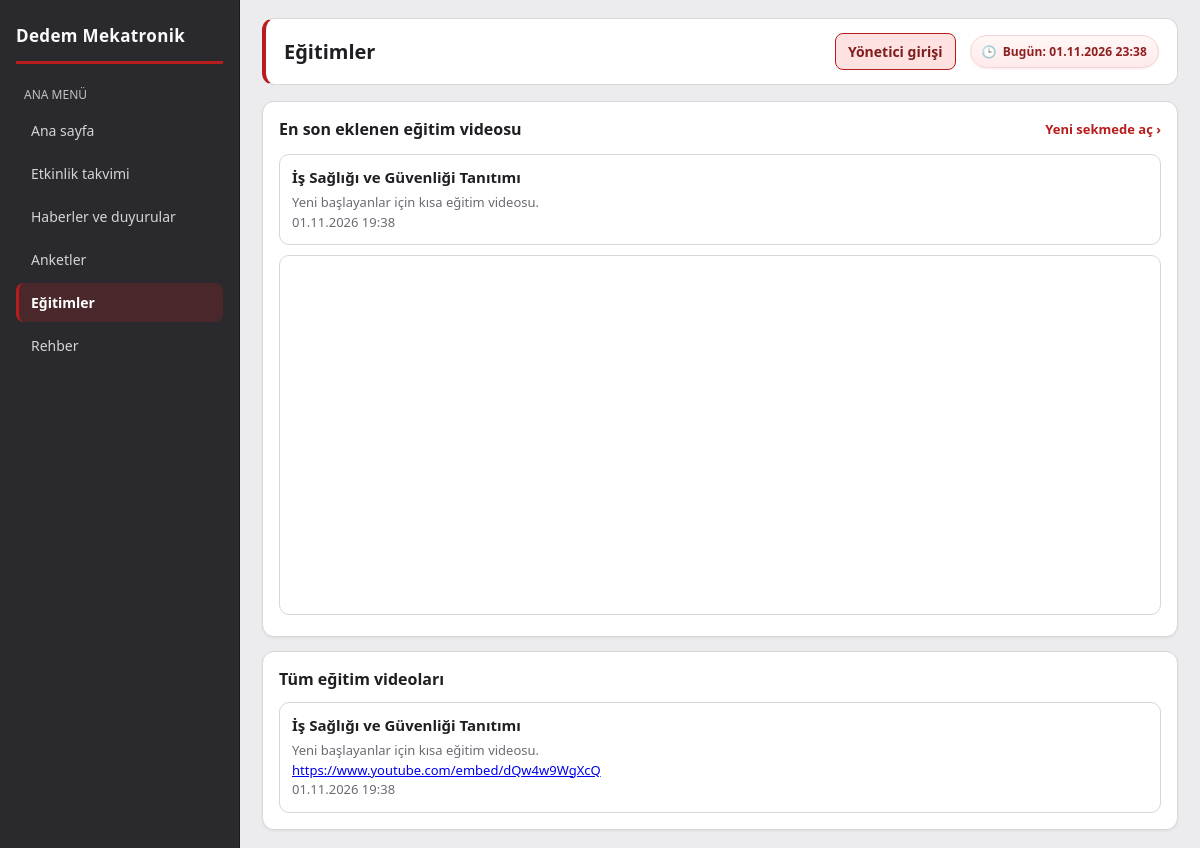
/trainings.php, run on the app's committed database.
### tables this page shows
CREATE TABLE IF NOT EXISTS training_videos (
    id INT AUTO_INCREMENT PRIMARY KEY,
    title VARCHAR(180) NOT NULL,
    video_url TEXT NOT NULL,
    details TEXT NULL,
    created_at DATETIME NOT NULL DEFAULT CURRENT_TIMESTAMP
);

### includes/repository.php (called while the page is built, shortened)
<?php
function ensureEngagementTables(PDO $pdo): void
{
    static $isReady = false;
    if ($isReady) {
        return;
    }
    $isReady = true;
}
function getLatestTrainingVideo(PDO $pdo): array
{
    $stmt = $pdo->query('
        SELECT id, title, video_url, details, created_at
        FROM training_videos
        ORDER BY id DESC
        LIMIT 1
    ');
    $row = $stmt->fetch();
    return $row ?: [];
}
function getTrainingVideosAdmin(PDO $pdo, int $limit = 20): array
{
    $stmt = $pdo->prepare('
        SELECT id, title, video_url, details, created_at
        FROM training_videos
        ORDER BY created_at DESC, id DESC
        LIMIT :limit
    ');
    $stmt->bindValue(':limit', $limit, PDO::PARAM_INT);
    $stmt->execute();
    return $stmt->fetchAll();
}

### includes/bootstrap.php (called while the page is built, shortened)
<?php
$dbConfig = require __DIR__ . '/../config/database.php';
$dsn = sprintf(
    'mysql:host=%s;port=%d;dbname=%s;charset=%s',
    $dbConfig['host'],
    $dbConfig['port'],
    $dbConfig['dbname'],
    $dbConfig['charset']
);
try {
    $pdo = new PDO($dsn, $dbConfig['username'], $dbConfig['password'], [
        PDO::ATTR_ERRMODE => PDO::ERRMODE_EXCEPTION,
        PDO::ATTR_DEFAULT_FETCH_MODE => PDO::FETCH_ASSOC,
    ]);
    $pdo->exec('SET NAMES utf8mb4 COLLATE utf8mb4_unicode_ci');
    try {
        require_once __DIR__ . '/repository.php';
        require_once __DIR__ . '/training_video.php';
    } catch (Throwable $e) {
    }
} catch (PDOException $exception) {
    http_response_code(500);
    echo 'Veritabanı bağlantısı kurulamadı. Lütfen config/database.php ayarlarını kontrol edin.';
    exit;
}
function e(string $value): string
{
    return htmlspecialchars($value, ENT_QUOTES, 'UTF-8');
}

### trainings.php (the view, shortened to what this page needs)
<?php
require_once __DIR__ . '/includes/bootstrap.php';
require_once __DIR__ . '/includes/layout.php';
require_once __DIR__ . '/includes/repository.php';
$latestTraining = getLatestTrainingVideo($pdo);
$videos = getTrainingVideosAdmin($pdo, 50);
renderLayout('Eğitimler', 'trainings', function () use ($latestTraining, $videos, $isAdmin, $message, $editTraining): void {
    ?>
    <section class="grid">
        <article class="card span-12 panel-poll">
            <div class="panel-birthdays-head">
                <h2>En son eklenen eğitim videosu</h2>
                <?php if (!empty($latestTraining)): ?>
                    <a class="card-head-link" href="<?= e(portalTrainingVideoOpenUrl((string)$latestTraining['video_url'], (int)$latestTraining['id'])) ?>" target="_blank" rel="noopener noreferrer">Yeni sekmede aç ›</a>
                <?php endif; ?>
            </div>
            <?php if (empty($latestTraining)): ?>
                <p class="item-sub">Henüz eğitim videosu eklenmedi.</p>
            <?php else: ?>
                <div class="item">
                    <p class="item-title"><?= e((string)$latestTraining['title']) ?></p>
                    <?php if (trim((string)$latestTraining['details']) !== ''): ?>
                        <p class="item-sub"><?= e((string)$latestTraining['details']) ?></p>
                    <?php endif; ?>
                    <p class="item-sub"><?= e(date('d.m.Y H:i', strtotime((string)$latestTraining['created_at']))) ?></p>
                </div>
            <?php endif; ?>
        </article>
        <article class="card span-12">
            <h2>Tüm eğitim videoları</h2>
            <?php foreach ($videos as $video): ?>
                <div class="item admin-news-row">
                    <div class="admin-news-main">
                        <p class="item-title"><?= e((string)$video['title']) ?></p>
                        <?php if (trim((string)$video['details']) !== ''): ?>
                            <p class="item-sub"><?= e((string)$video['details']) ?></p>
                        <?php endif; ?>
                        <p class="item-sub">
                            <a href="<?= e(portalTrainingVideoOpenUrl((string)$video['video_url'], (int)$video['id'])) ?>" target="_blank" rel="noopener noreferrer"><?= e((string)$video['video_url']) ?></a>
                        </p>
                        <p class="item-sub"><?= e(date('d.m.Y H:i', strtotime((string)$video['created_at']))) ?></p>
                    </div>
                </div>
            <?php endforeach; ?>
        </article>
    </section>
    <?php
});

### assets/css/main.css (style rules this page uses)
:root { --bg: #ececee; --surface: #ffffff; --primary: #b91c1c; --primary-dark: #7f1d1d; --primary-soft: #fee2e2; --text: #1f1f23; --muted: #6b6b73; --danger-soft: #fef2f2; --danger: #b91c1c; --border: #d6d6db; --sidebar-bg: #2a2a2e; --sidebar-hover: rgba(185, 28, 28, 0.22); --shadow-sm: 0 1px 3px rgba(0, 0, 0, 0.06); --shadow-md: 0 10px 28px rgba(0, 0, 0, 0.1); }
* { box-sizing: border-box; }
body { margin: 0; font-family: "Segoe UI", Tahoma, Arial, sans-serif; background: var(--bg); color: var(--text); }
.grid { display: grid; grid-template-columns: repeat(12, 1fr); gap: 14px; }
.card { background: var(--surface); border: 1px solid var(--border); border-radius: 12px; padding: 16px; box-shadow: var(--shadow-sm); }
.card h2 { margin: 0 0 12px; font-size: 16px; }
.card-head-link { font-size: 13px; font-weight: 600; color: var(--primary); text-decoration: none; white-space: nowrap; }
.span-12 { grid-column: span 12; }
.item { border: 1px solid var(--border); border-radius: 10px; padding: 12px; margin-bottom: 10px; }
.item:last-child { margin-bottom: 0; }
.item-title { font-size: 15px; font-weight: 600; margin: 0 0 6px; }
.item-sub { font-size: 13px; color: var(--muted); margin: 0; line-height: 1.5; }
.admin-news-row { display: flex; align-items: flex-start; justify-content: space-between; gap: 12px; }
.admin-news-main { flex: 1; min-width: 0; }
.panel-birthdays-head, .panel-menu-head { display: flex; align-items: center; justify-content: space-between; gap: 10px; margin-bottom: 14px; }
.panel-birthdays-head h2, .panel-menu-head h2 { margin: 0; font-size: 16px; font-weight: 700; }

### data on the page
training_videos: title "İş Sağlığı ve Güvenliği Tanıtımı", details "Yeni başlayanlar için kısa eğitim videosu.", created_at "01.11.2026 19:38", video_url "https://www.youtube.com/embed/dQw4w9WgXcQ"

### other printed values
$app['app_name'] "Dedem Mekatronik"
$menu['label'] "Ana sayfa"
$menu['label'] "Etkinlik takvimi"
$menu['label'] "Haberler ve duyurular"
$menu['label'] "Anketler"
$menu['label'] "Eğitimler"
$menu['label'] "Rehber"
$title "Eğitimler"
